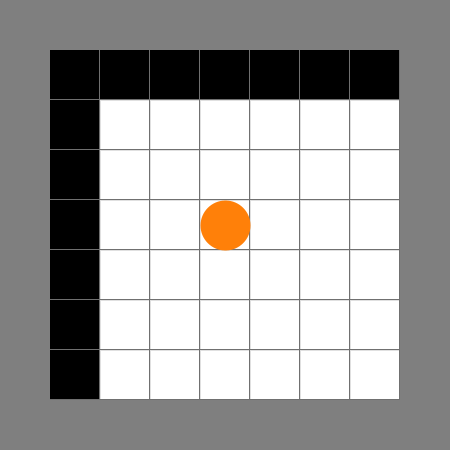
Frame 1 (no input)
Frame 60 (the mouse pressed at the canvas centre just before this capture): identical to frame 1, image omitted
Frame 120 (the mouse held since frame 60 and released just before this capture): identical to frame 1, image omitted

The Processing sketch that drew this single still picture (run headless with seeded random() and noise(); from frame 60 on, the mouse is pressed at the canvas centre):

// Processing sketch: processing_68580
// ── processing_68580.pde

void setup(){ strokeWeight(0); size(450,450); frameRate(60); background(127); rect(200,0,49,49); rect(0,200,49,49); rect(400,200,49,49); rect(200,400,49,49);}

int [][] world_map = {{0,0,0,0,0,0,0,0,0},{0,1,1,1,1,1,1,1,0},{0,1,1,1,1,1,1,1,0},{0,1,1,1,1,1,1,1,0},{0,1,1,1,1,1,1,1,0},{0,1,1,1,1,1,1,1,0},{0,1,1,1,1,1,1,1,0},{0,1,1,1,1,1,1,1,0},{0,0,0,0,0,0,0,0,0}};
float cx = 3;
float cy = 3;


void draw(){
  background(127);
  for(int x = -3; x<4; x+=1){
    for(int y = -3; y<4; y+=1){
      int ix = floor(cx);
      int iy = floor(cy);
      if(ix + x < 0 || ix + x>=9 || iy + y < 0 || iy + y >= 9){
        fill(0,0,0);
        stroke(0,0,0);
        rect(50 + (50 * (x+3)),50 + (50 * (y+3)),49,49);
      } else{
        if(world_map[ix+x][iy+y]==0){
          fill(0,0,0);
          stroke(0,0,0);
          rect(50 + (50 * (x+3)),50 + (50 * (y+3)),49,49);
        }
        if(world_map[ix+x][iy+y]==1){
          fill(255,255,255);
          stroke(0,0,0);
          rect(50 + (50 * (x+3)),50 + (50 * (y+3)),49,49);
        }
      }
    }
  }
  strokeWeight(50);
  stroke(256,128,9);
  point(225,225);
  strokeWeight(0);
  if(keyPressed == true){
    if(key == 'w'){
      cy-=0.5;
    }
  }
  if(keyPressed == true){
    if(key == 'a'){
      cx-=0.5;
    }
  }
  if(keyPressed == true){
    if(key == 's'){
      cy+=0.5;
    }
  }
  if(keyPressed == true){
    if(key == 'd'){
      cx+=0.5;
    }
  }
}
